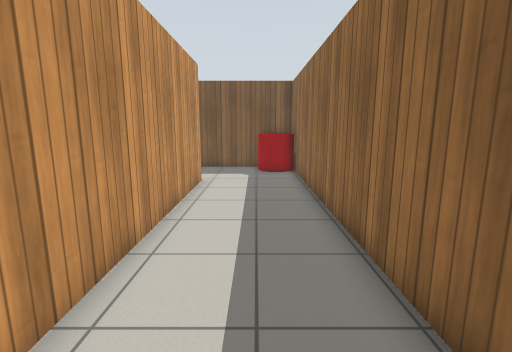
[1] (above)

24 first-person views from a walk through a world built for the Gazebo simulator. The camera is 1.2 m above the floor, tilts 10° down and sees 85° across. The floor is counted in squares, 0.5 m on a side. Each view is taken from the middle of a square. On the plan, view 1 faces up. The plan holds only what a view shows up to about 18 squares ahead; the rest is blank. Gazebo's built-in surfaces are drawn with simple patterns.

[2]
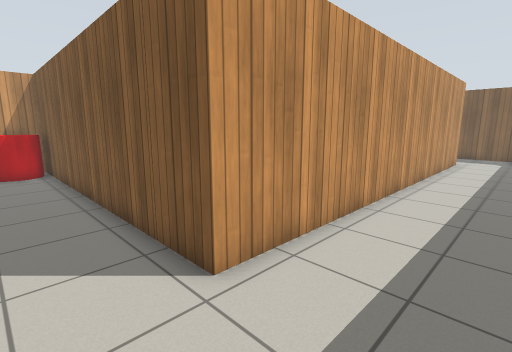

[3]
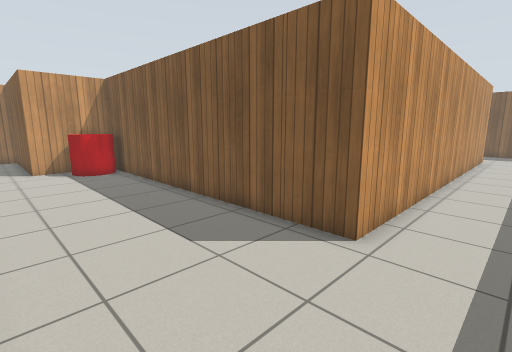

[4]
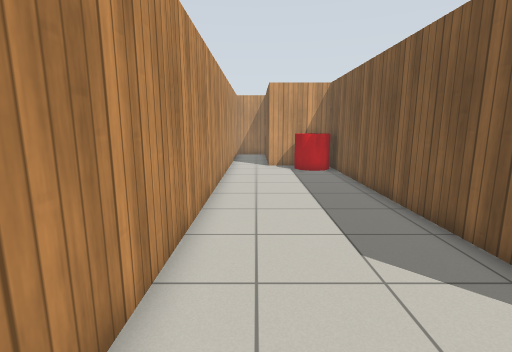

[5]
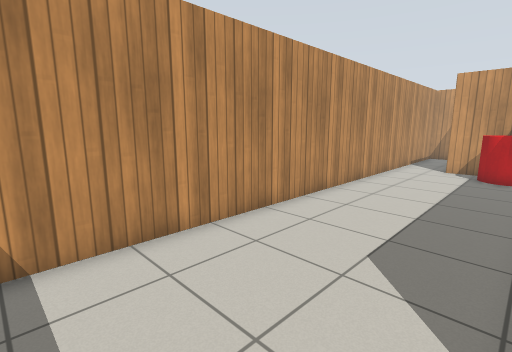

[6]
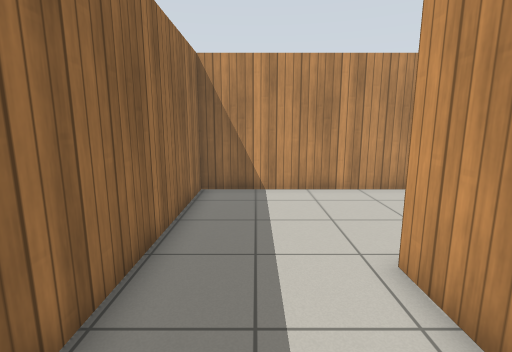

[7]
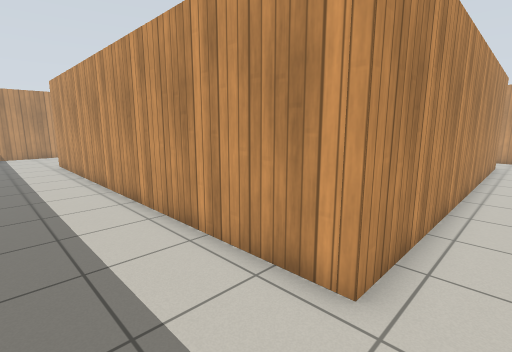

[8]
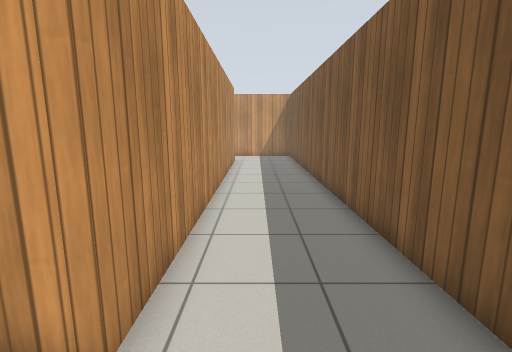

[9]
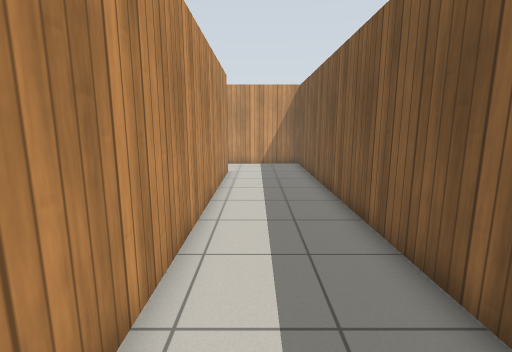

[10]
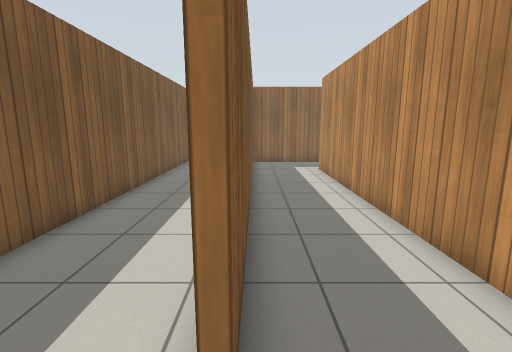

[11]
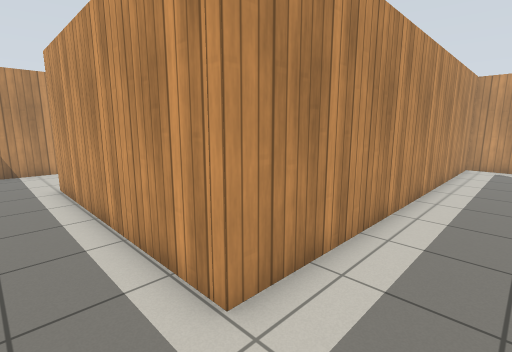

[12]
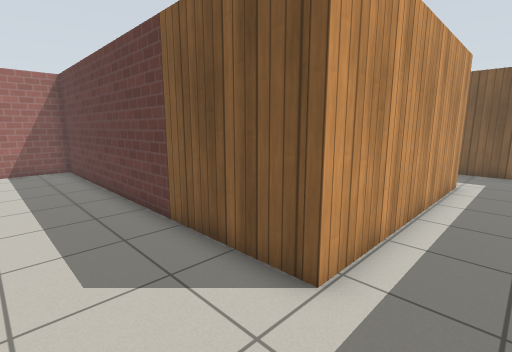

[13]
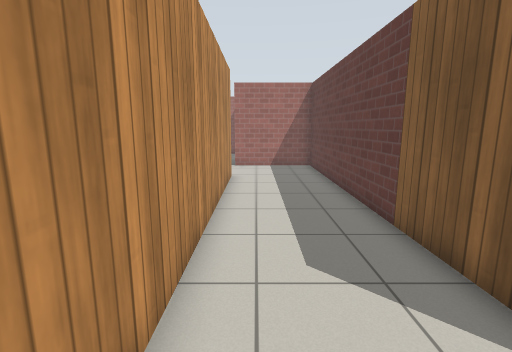

[14]
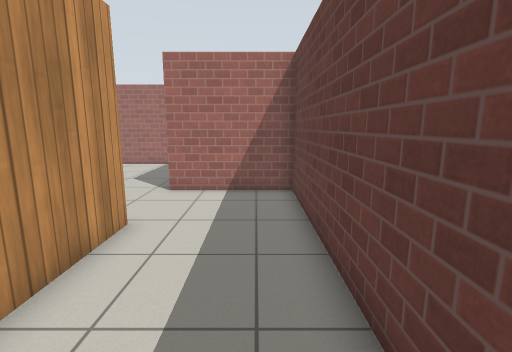

[15]
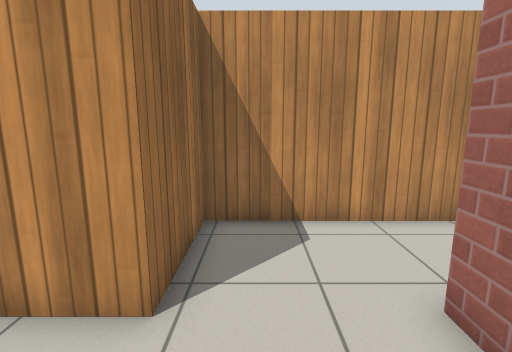

[16]
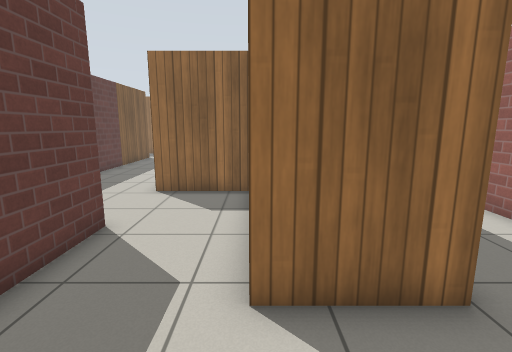

[17]
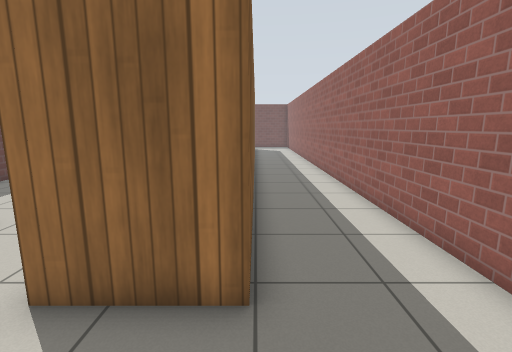

[18]
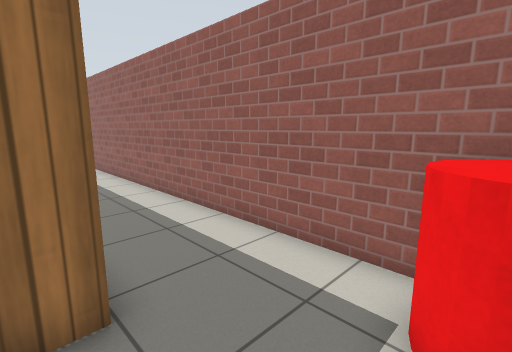

[19]
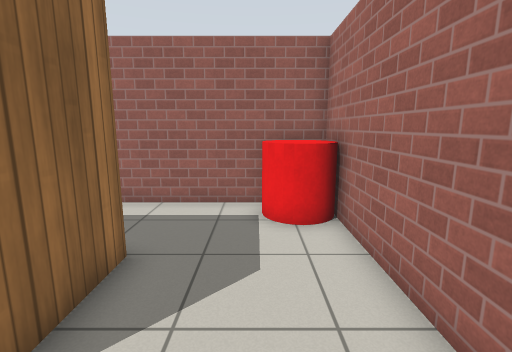

[20]
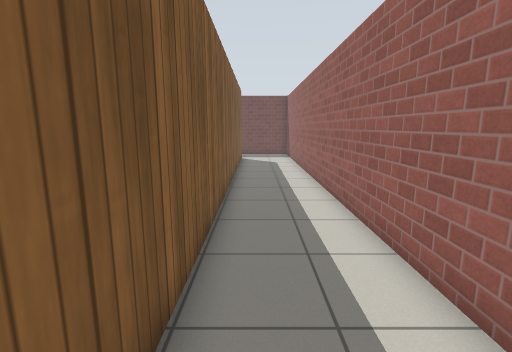

[21]
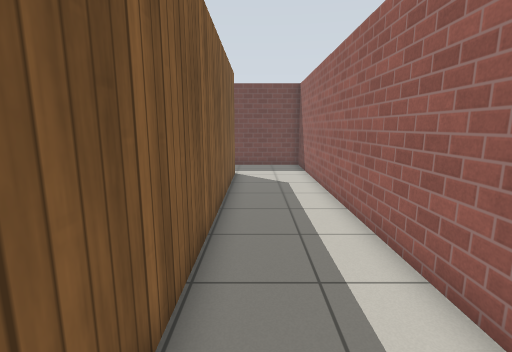

[22]
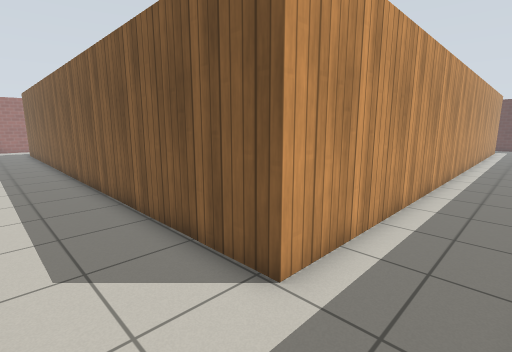

[23]
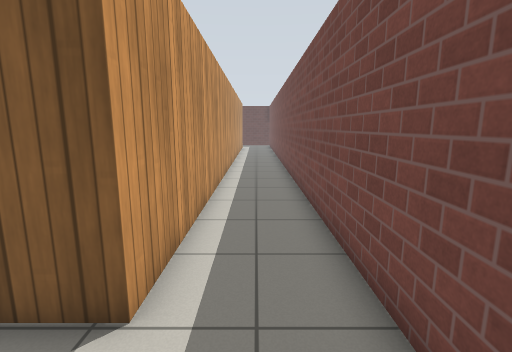

[24]
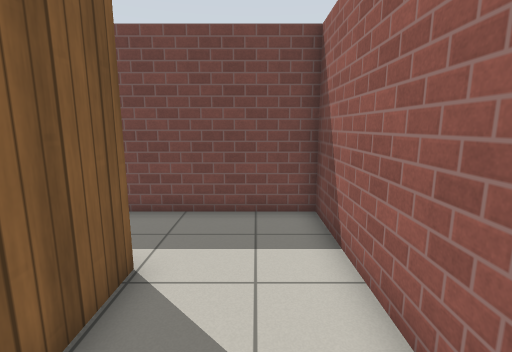

### Floor plan
Ten units are one square. View 1 is at (0, 0); x grows to the right and y downward. Boxes are objects, and circles mark ways between rooms. Rooms are numbered by the first view taken in them; rooms with no view inside come last. Other rooms are left out.
<svg viewBox="-300 -173 362 345">
<path fill="none" stroke="#000" d="M21 -20 21 -156M21 -168 -233 -168 -233 -121M-174 84 -174 102 -243 102 -243 110M-199 -125 -25 -125 -25 65 -174 65M-205 126 21 126 21 40M-105 -122 -200 -122M-46 -122 -84 -122M-233 -102 -233 -84 -61 -84 -61 16 -215 16 -215 63M-177 62 -46 62M-210 129 -246 129 -246 99M-215 63 -244 63M-242 99 -177 99 -177 62M-292 167 57 167 57 -24M-292 86 -292 155M24 -75 24 129 -194 129M21 -156 21 -168"/>
<rect x="-175" y="65" width="30" height="30" fill="#bbb"><title>red cylinder</title></rect>
<rect x="-5" y="-165" width="30" height="20" fill="#bbb"><title>red cylinder</title></rect>
<rect x="-295" y="145" width="30" height="20" fill="#bbb"><title>red cylinder</title></rect>
<circle cx="-210" cy="-120" r="3" fill="#2a7"/>
<circle cx="-195" cy="60" r="3" fill="#2a7"/>
<text x="-10" y="-20">1</text>
<text x="-110" y="-90">2</text>
<text x="-80" y="140">3</text>
</svg>
Room 1 opens to room 2. Room 2 opens to room 3.

Where each view was taken, in squares from view 1:
view 1: 0 up, 0 right, facing up
view 2: 9 down, 1 right, facing up-left
view 3: 12 down, 0 right, facing up-left
view 4: 11 down, 0 right, facing left
view 5: 7 down, 0 right, facing down-left
view 6: 2 down, 0 right, facing down
view 7: 14 up, 1 right, facing down-left
view 8: 14 up, 0 right, facing left
view 9: 14 up, 5 left, facing left
view 10: 12 up, 22 left, facing right
view 11: 11 up, 4 left, facing down-left
view 12: 5 down, 4 left, facing up-left
view 13: 5 down, 4 left, facing left
view 14: 3 down, 11 left, facing left
view 15: 3 down, 19 left, facing down
view 16: 10 down, 28 left, facing right
view 17: 13 down, 28 left, facing right
view 18: 12 down, 28 left, facing down-right
view 19: 8 down, 27 left, facing down
view 20: 14 down, 19 left, facing right
view 21: 14 down, 12 left, facing right
view 22: 16 down, 5 right, facing up-left
view 23: 16 down, 4 right, facing up
view 24: 15 down, 2 left, facing right
